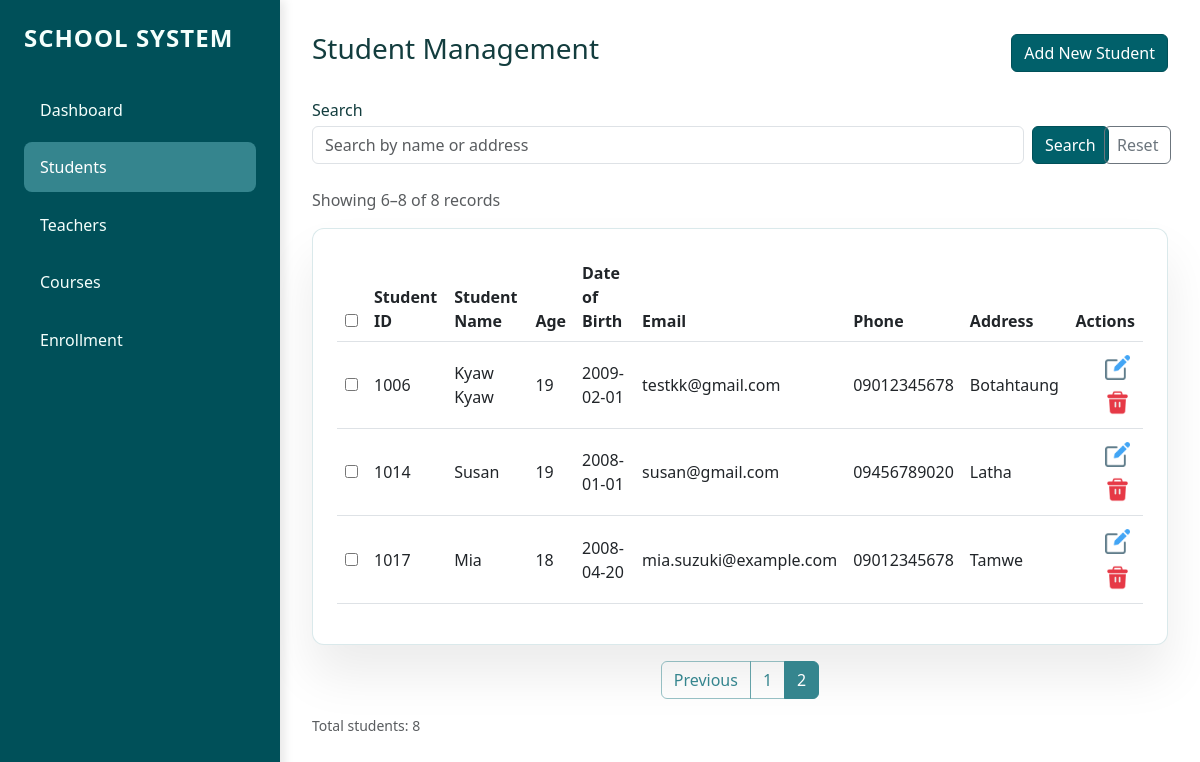
Before: /students?search=&page=2 with the older database file.
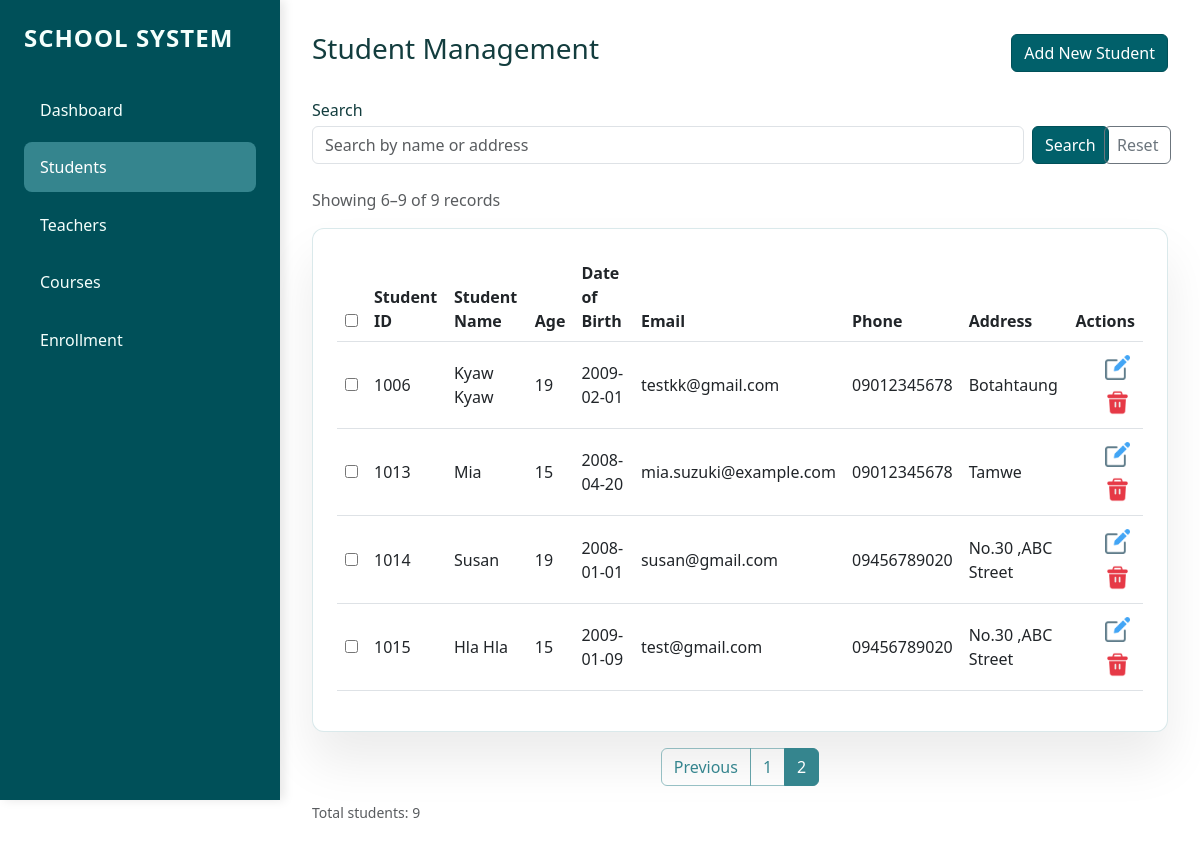
After: the same page with the newer database file.
### tables this page shows
CREATE TABLE students (
                student_id INTEGER PRIMARY KEY AUTOINCREMENT,
                name TEXT NOT NULL,
                age INTEGER,
                date_of_birth DATE,
                email TEXT,
                address TEXT,
                phone TEXT
            );

### app.py (the view, shortened to what this page needs)
@app.route("/students", methods=["GET", "POST"])
def students_page():
    search = request.args.get("search", "").strip()
    page = request.args.get("page", 1, type=int)
    per_page = 5
    students, total = database.get_students(
        search_text=search or None, page=page, per_page=per_page
    )
    total_pages = (total + per_page - 1) // per_page
    start = ((page or 1) - 1) * per_page + 1 if total > 0 else 0
    end = min((page or 1) * per_page, total)
    return render_template(
        "students.html",
        students=students,
        search=search,
        page=page,
        total_pages=total_pages,
        total=total,
        start=start,
        end=end,
    )

### database.py (called while the page is built)
def get_connection():
    conn = sqlite3.connect(DB_NAME, timeout=30)
    conn.execute('PRAGMA foreign_keys = ON')
    conn.row_factory = sqlite3.Row
    return conn

def get_students(search_text=None, page=None, per_page=5):
    with get_connection() as conn:
        query = 'SELECT * FROM students'
        count_query = 'SELECT COUNT(*) FROM students'
        filters = []
        params = []
        if search_text:
            filters.append('(name LIKE ? OR address LIKE ?)')
            params.extend([f'%{search_text}%', f'%{search_text}%'])
        if filters:
            where_clause = ' WHERE ' + ' AND '.join(filters)
            query += where_clause
            count_query += where_clause
        query += ' ORDER BY student_id ASC'
        if page and per_page:
            offset = (page - 1) * per_page
            query += f' LIMIT {per_page} OFFSET {offset}'
        results = conn.execute(query, params).fetchall()
        total = conn.execute(count_query, params).fetchone()[0]
        return results, total

### templates/students.html (shortened to what this page needs)
{% extends "base.html" %}
{% block content %}
<div class="d-flex justify-content-between align-items-center mb-4">
    <h3>Student Management</h3>
    <button class="btn btn-primary" data-bs-toggle="modal" data-bs-target="#addModal">Add New Student</button>
</div>
<form method="GET" action="{{ url_for('students_page') }}" class="row g-2 align-items-end mb-4">
    <div class="col-md-10">
        <label for="search" class="form-label mb-1">Search</label>
        <input type="search" id="search" name="search" class="form-control" placeholder="Search by name or address"
            value="{{ search | default('') }}">
    </div>
    <div class="col-md-1 d-grid">
        <button type="submit" class="btn btn-outline-primary w-100">Search</button>
    </div>
    <div class="col-md-1 d-grid">
        <a href="{{ url_for('students_page') }}" class="btn btn-outline-secondary">Reset</a>
    </div>
</form>
<p class="text-muted">Showing {{ start }}–{{ end }} of {{ total }} records</p>
<div class="card-custom">
    <table class="table align-middle">
        <thead>
            <tr>
                <th><input type="checkbox" id="selectAll"></th>
                <th>Student ID</th>
                <th>Student Name</th>
                <th>Age</th>
                <th>Date of Birth</th>
                <th>Email</th>
                <th>Phone</th>
                <th>Address</th>
                <th class="text-end">Actions</th>
            </tr>
        </thead>
        <tbody>
            {% for s in students %}
            <tr>
                <td><input type="checkbox" class="rowCheckbox" value="{{ s['student_id'] }}"></td>
                <td>{{ s['student_id'] }}</td>
                <td>{{ s['name'] }}</td>
                <td>{{ s['age'] }}</td>
                <td>{{ s['date_of_birth'] }}</td>
                <td>{{ s['email'] }}</td>
                <td>{{ s['phone'] }}</td>
                <td>{{ s['address'] }}</td>
                <td class="text-end">
                    <button class="btn btn-sm btn-outline-secondary" data-bs-toggle="modal"
                        data-bs-target="#edit{{ s['student_id'] }}"><img
                            src="{{ url_for('static', filename='image/edit.png') }}" alt="Edit"
                            style="width: 1rem; height: 1rem;"></button>
                    <form action="/students/{{ s['student_id'] }}/delete" method="POST" class="d-inline">
                        <button type="submit" class="btn btn-sm delete-row-delete-btn"
                            onclick="return confirm('Are you sure?')"><img
                                src="{{ url_for('static', filename='image/delete.png') }}" alt="Delete"
                                style="width: 1rem; height: 1rem;"></button>
                    </form>
                </td>
            </tr>
            {% endfor %}
        </tbody>
    </table>
</div>
{% if total_pages > 1 %}
<nav aria-label="Student pagination">
    <ul class="pagination justify-content-center">
        {% if page > 1 %}
        <li class="page-item">
            <a class="page-link" href="{{ url_for('students_page', search=search, page=page-1) }}">Previous</a>
        </li>
        {% endif %}
        {% for p in range(1, total_pages + 1) %}
        <li class="page-item {% if p == page %}active{% endif %}">
            <a class="page-link" href="{{ url_for('students_page', search=search, page=p) }}">{{ p }}</a>
        </li>
        {% endfor %}
    </ul>
</nav>
{% endif %}
<div class="d-flex justify-content-between align-items-center mt-3">
    <small class="text-muted">Total students: {{ total }}</small>
</div>
{% endblock %}

### templates/base.html (shortened to what this page needs)
<!DOCTYPE html>
<html lang="en">
<head>
    <link href="https://cdn.jsdelivr.net/npm/bootstrap@5.3.0/dist/css/bootstrap.min.css" rel="stylesheet">
    <link rel="stylesheet" href="https://cdn.jsdelivr.net/npm/bootstrap-icons@1.10.0/font/bootstrap-icons.css">
    <link rel="stylesheet" href="{{ url_for('static', filename='style.css') }}">
</head>
<body>
    <div class="sidebar">
        <h2 style="font-size: 1.5rem; font-weight: 750;">School System</h2>
        <nav>
            <a href="/dashboard" class="nav-link {% if request.path == '/dashboard' %}active{% endif %}">Dashboard</a>
            <a href="/students" class="nav-link {% if request.path == '/students' %}active{% endif %}">Students</a>
            <a href="/teachers" class="nav-link {% if request.path == '/teachers' %}active{% endif %}">Teachers</a>
            <a href="/courses" class="nav-link {% if request.path == '/courses' %}active{% endif %}">Courses</a>
            <a href="/enrollment"
                class="nav-link {% if request.path == '/enrollment' %}active{% endif %}">Enrollment</a>
        </nav>
    </div>
    <div class="main-content">
        {% block content %}
        {% endblock %}
    </div>
</body>
</html>

### static/style.css (style rules this page uses)
:root { --sidebar-width: 280px; --primary-bg: #ffffff; --sidebar-color: #005059; --accent: #7DA78C; --accent-strong: rgb(53, 133, 142); --accent-soft: rgb(53, 133, 142,0.5); --text-muted: rgba(255, 255, 255, 0.85); --text-strong: #f5fffc; --card-bg: #ffffff; --card-border: rgba(53, 133, 142, 0.18); }
body { background: var(--primary-bg); margin: 0; font-family: 'Segoe UI', Tahoma, Geneva, Verdana, sans-serif; color: #133d3e; }
.sidebar { width: var(--sidebar-width); height: 100vh; background: var(--sidebar-color); color: white; position: fixed; left: 0; top: 0; padding: 1.5rem; box-shadow: 4px 0 10px rgba(0, 0, 0, 0.1); }
.sidebar h2 { font-size: 1.2rem; font-weight: 700; margin-bottom: 2rem; color: var(--text-strong); text-transform: uppercase; letter-spacing: 1px; }
.nav-link { color: var(--text-strong); text-decoration: none; display: block; padding: 0.8rem 1rem; margin: 0.5rem 0; border-radius: 8px; transition: all 0.3s ease; }
.nav-link:hover, .nav-link.active { background: var(--accent-strong); color: white; }
.btn-primary, .btn-outline-primary, .btn-success { color: #ffffff; background-color: #01606a !important; border-color: #005059 !important; }
.d-flex.justify-content-between.align-items-center.mb-4>.btn-primary { min-width: 140px; }
.main-content { margin-left: var(--sidebar-width); padding: 2rem; width: calc(100% - var(--sidebar-width)); min-height: 100vh; background: transparent; }
.delete-row-delete-btn { background: transparent !important; border: none !important; border-radius: 0 !important; box-shadow: none !important; padding: 0; width: 2.2rem; height: 2.2rem; display: inline-flex; align-items: center; justify-content: center; }
.delete-row-delete-btn img { width: 25px !important; height: 25px !important; }
button[data-bs-target^="#edit"] img { width: 25px !important; height: 25px !important; align-items: center; justify-content: center; background: transparent !important; border: none !important; padding: 0 !important; }
button[data-bs-target^="#edit"] { background: transparent !important; border: none !important; border-radius: 0 !important; box-shadow: none !important; padding: 0; width: 2.2rem; height: 2.2rem; display: inline-flex; align-items: center; justify-content: center; }
.card-custom { background: var(--card-bg); border-radius: 12px; padding: 1.5rem; box-shadow: 0 30px 50px rgba(0, 0, 0, 0.08); border: 1px solid var(--card-border); }
.pagination .page-link { color: var(--accent-strong); border-color: var(--accent-soft); background-color: transparent; }
.pagination .page-item.active .page-link { background-color: var(--accent-strong); border-color: var(--accent-strong); color: white; }
.pagination { margin-top: 1rem; }

Changed rows visible on the page:
removed students: student_id "1017", name "Mia", age "18", date_of_birth "2008-04-20", email "mia.suzuki@example.com", phone "09012345678", address "Tamwe"
added students: student_id "1013", name "Mia", age "15", date_of_birth "2008-04-20", email "mia.suzuki@example.com", phone "09012345678", address "Tamwe"
changed students "Susan": address "Latha" → "No.30 ,ABC Street"
added students: student_id "1015", name "Hla Hla", age "15", date_of_birth "2009-01-09", email "test@gmail.com", phone "09456789020", address "No.30 ,ABC Street"
Other visible differences:
{{ end }}: "8" → "9"
{{ total }}: "8" → "9"
